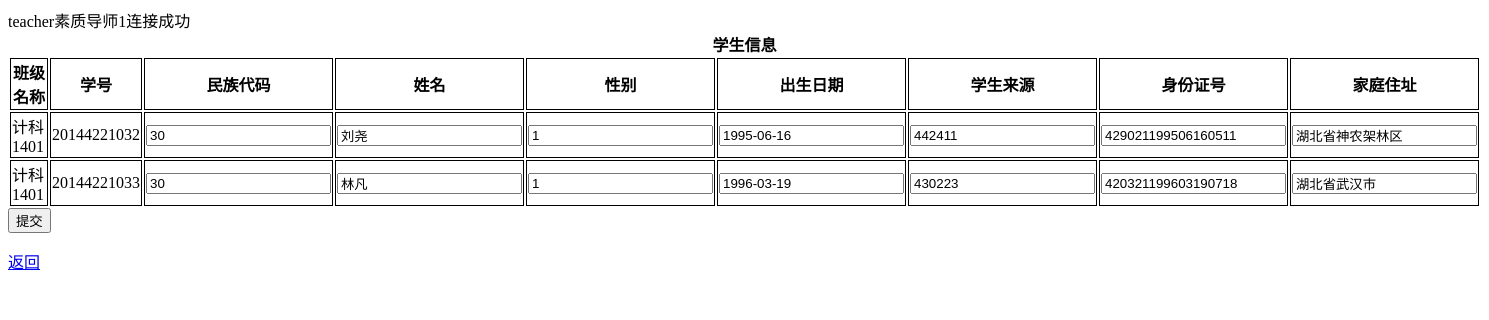
The page /edit.php?action=alter_info (signed in) on the database as committed earlier.
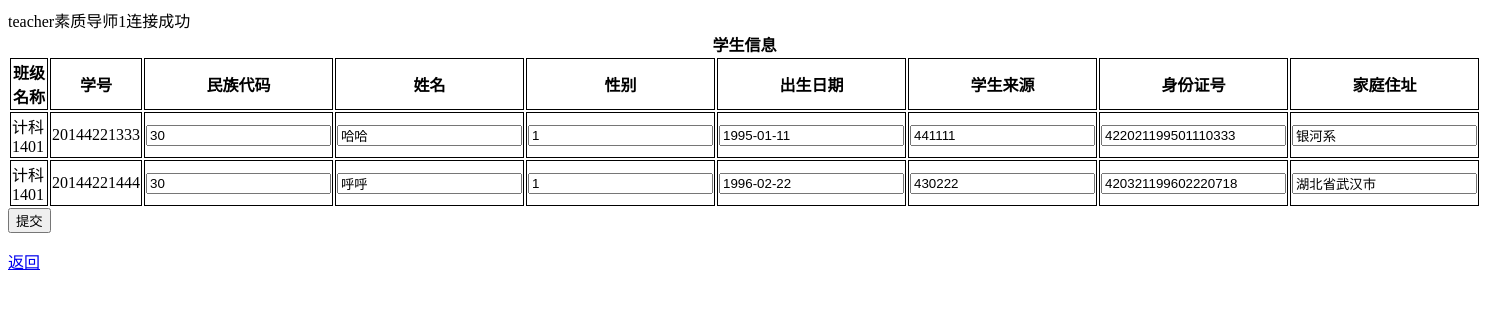
The same page on the database as committed later.
### tables this page shows
CREATE TABLE info
(
    no CHAR(11) NOT NULL UNIQUE,
    nationid CHAR(2) NULL,
    name VARCHAR(18) NULL,
    sex CHAR(1) NULL,
    birthday DATE NULL,
    zipcode CHAR(6) NULL,
    id CHAR(18) NULL UNIQUE,
    address VARCHAR(256) NULL,
    classid VARCHAR(10) NULL,
    PRIMARY KEY(no)
);

CREATE TABLE class
(
    classid VARCHAR(10) NOT NULL UNIQUE,
    gradeid CHAR(2) NULL,
    classname VARCHAR(24) NULL,
    PRIMARY KEY(classid)
);

### check_info1.php (the view, shortened to what this page needs)
<th>班级名称</th>
<th>学号</th>
<th>民族代码</th>
<th>姓名</th>
<th>性别</th>
<?php
function td_input_info1($row, $count) {
    echo <<<LABEL
    <td> {$row['classname']} </td>
    <td> {$row['no']} </td>
    <td> <input name='nationid_arr[$count]' type='text' value={$row['nationid']} /> </td>
    <td> <input name='name_arr[$count]' type='text' value={$row['name']} /> </td>
    <td> <input name='sex_arr[$count]' type='text' value={$row['sex']} /> </td>
LABEL;
}
?>

### edit.php (shortened to what this page needs)
<?php
$classid = htmlspecialchars($_SESSION['classid']);
$usertype = htmlspecialchars($_SESSION['usertype']);
echo $usertype;
echo $classid;
$dbms='mysql';
$host='localhost';
$dbName='student';
try {
    switch ($usertype) {
    case '素质导师':
        $user='teacher_student';
        $pass='teacher_student';
        $dsn="$dbms:host=$host;dbname=$dbName";
        $dbh = new PDO($dsn, $user, $pass);
        $dbh->setAttribute( PDO::ATTR_ERRMODE, PDO::ERRMODE_EXCEPTION );
        echo "连接成功<br/>";
        switch ($_GET['action']) {
        case 'alter_info':
            $sql_info = "SELECT * FROM info, class WHERE info.classid='$classid' AND info.classid=class.classid ORDER BY info.no ASC;";
            $stmt_info = $dbh->prepare($sql_info);
            $rw = $stmt_info->execute();
            $count = 0;
            echo "<form method='post' action='action.php?action=alter_info'>";
            echo '<table>';
            echo    '<caption><strong>学生信息</strong></caption>';
            echo    '<tr>';
            include("check_info1.php");
            include("check_info2.php");
            echo    '</tr>';
            while ($row_info = $stmt_info->fetch(PDO::FETCH_ASSOC)) {
                echo    '<tr>';
                td_input_info1($row_info, $count);
                td_input_info2($row_info, $count);
                echo    '</tr>';
                ++$count;
            }
            echo '</table>';
            echo '<input type="submit" value="提交" /><br />';
            echo '</form>';
            break;
        }
        break;
    }
    echo '<a href="javascript:history.back(0);">返回</a><br />';
    exit;
} catch (PDOException $e) {
    die ("Error!: " . $e->getMessage() . "<br/>");
}
?>

### check_info2.php (shortened to what this page needs)
<th>出生日期</th>
<th>学生来源</th>
<th>身份证号</th>
<th>家庭住址</th>
<?php
function td_input_info2($row, $count) {
    echo <<<LABEL
    <td> <input name='birthday_arr[$count]' type='text' value={$row['birthday']} /> </td>
    <td> <input name='zipcode_arr[$count]' type='text' value={$row['zipcode']} /> </td>
    <td> <input name='id_arr[$count]' type='text' value={$row['id']} /> </td>
    <td> <input name='address_arr[$count]' type='text' value={$row['address']} /> </td>
LABEL;
}
?>

Rows that differ between the two databases and show on the page:
removed info: classid.classname "计科1401", no "20144221032", nationid "30", name "刘尧", sex "1", birthday "1995-06-16", zipcode "442411", id "429021199506160511", address "湖北省神农架林区"
removed info: classid.classname "计科1401", no "20144221033", nationid "30", name "林凡", sex "1", birthday "1996-03-19", zipcode "430223", id "420321199603190718", address "湖北省武汉市"
added info: classid.classname "计科1401", no "20144221333", nationid "30", name "哈哈", sex "1", birthday "1995-01-11", zipcode "441111", id "422021199501110333", address "银河系"
added info: classid.classname "计科1401", no "20144221444", nationid "30", name "呼呼", sex "1", birthday "1996-02-22", zipcode "430222", id "420321199602220718", address "湖北省武汉市"
